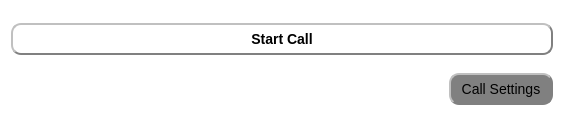
<?xml version="1.0" encoding="UTF-8"?>
<ui version="4.0">
 <class>IHCMicCamClass</class>
 <widget class="QMainWindow" name="IHCMicCamClass">
  <property name="geometry">
   <rect>
    <x>0</x>
    <y>0</y>
    <width>564</width>
    <height>130</height>
   </rect>
  </property>
  <property name="windowTitle">
   <string>IHCMicCam</string>
  </property>
  <property name="styleSheet">
   <string notr="true">background-color:white</string>
  </property>
  <widget class="QWidget" name="centralWidget">
   <layout class="QGridLayout" name="gridLayout">
    <item row="0" column="0" colspan="5">
     <widget class="QPushButton" name="startCallButton">
      <property name="styleSheet">
       <string notr="true">QPushButton {
    background-color: white;
    border-style: outset;
    border-width: 2px;
    border-radius: 10px;
    border-color: grey;
    font: bold 14px;
    min-width: 10em;
    padding: 6px;
}</string>
      </property>
      <property name="text">
       <string>Start Call</string>
      </property>
     </widget>
    </item>
    <item row="3" column="4">
     <widget class="QPushButton" name="callSettingsButton">
      <property name="styleSheet">
       <string notr="true">QPushButton {
    background-color: grey;
    border-style: outset;
    border-width: 2px;
    border-radius: 10px;
    border-color: grey;
    font: 14px;
    padding: 6px;
}</string>
      </property>
      <property name="text">
       <string>Call Settings</string>
      </property>
     </widget>
    </item>
   </layout>
  </widget>
 </widget>
 <layoutdefault spacing="6" margin="11"/>
 <resources>
  <include location="ihcmiccam.qrc"/>
 </resources>
 <connections/>
</ui>
